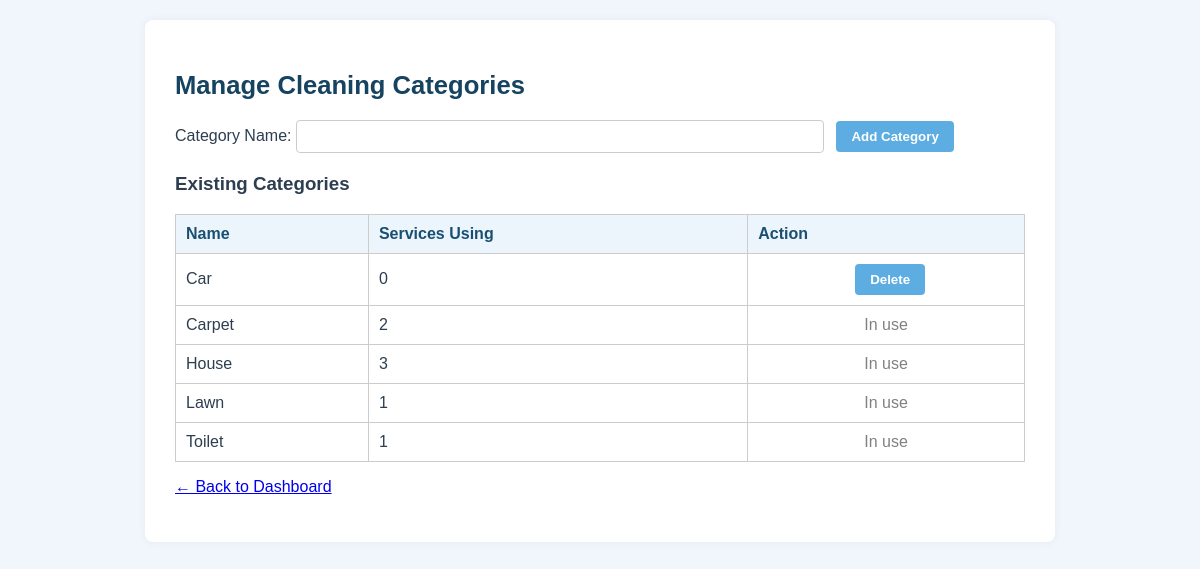
The page /boundary/manage_categories.php (signed in) on the database as committed earlier.
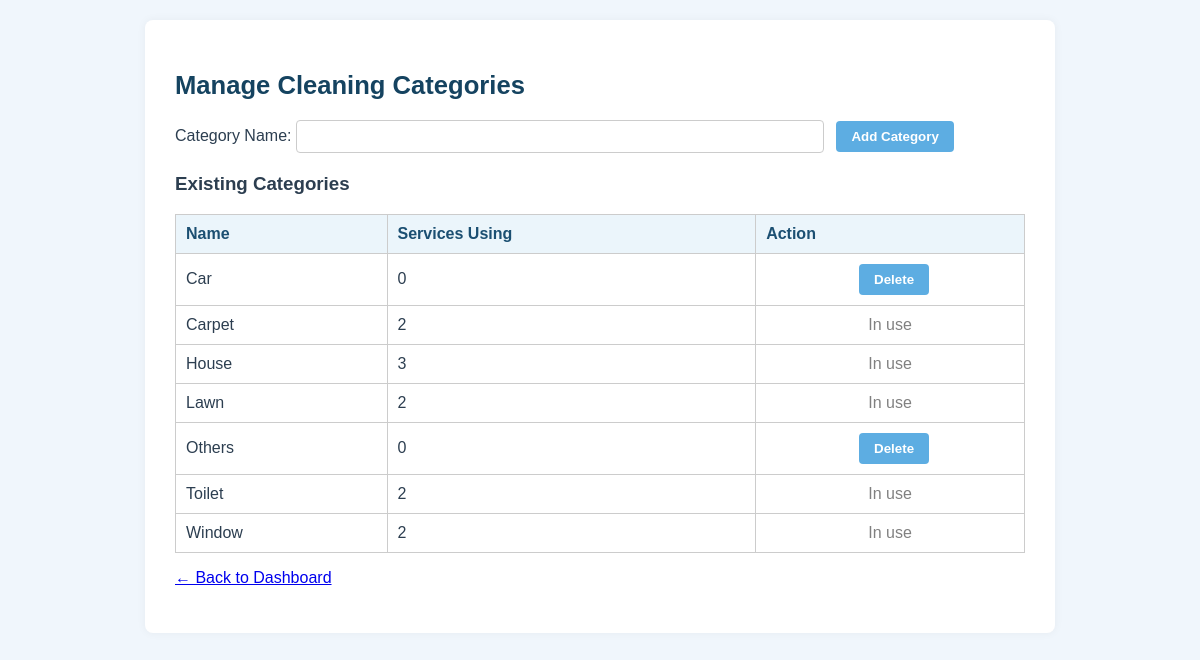
The same page on the database as committed later.
### tables this page shows
CREATE TABLE IF NOT EXISTS `categories` (
  `id` int NOT NULL AUTO_INCREMENT,
  `name` varchar(50) NOT NULL,
  PRIMARY KEY (`id`),
  UNIQUE KEY `name` (`name`)
);

### entity/Category.php (called while the page is built, shortened)
<?php
class Category {
	public static function getAllWithServiceCount($pdo) {
        $stmt = $pdo->query("
            SELECT c.*,
            (SELECT COUNT(*) FROM services s WHERE s.category_id = c.id) AS service_count
            FROM categories c ORDER BY c.name ASC
        ");
        return $stmt->fetchAll();
    }
}

### control/PlatformController.php (called while the page is built, shortened)
<?php
require_once '../entity/Category.php';
require_once '../entity/Report.php';
class PlatformController {
    public static function getAllCategoriesWithServiceCount() {
        global $pdo;
        return Category::getAllWithServiceCount($pdo);
    }
}

### boundary/manage_categories.php (the view, shortened to what this page needs)
<?php
require_once '../config/db.php';
require_once '../control/PlatformController.php';
$categories = PlatformController::getAllCategoriesWithServiceCount();
?>
<!DOCTYPE html>
<html>
<head>
    <link rel="stylesheet" href="../css/manage_categories.css">
</head>
<body>
<div class="container">
    <h2>Manage Cleaning Categories</h2>
    <form method="post">
        <label>Category Name:</label>
        <input type="text" name="category_name" required>
        <button type="submit">Add Category</button>
    </form>
    <h3>Existing Categories</h3>
    <?php if (!empty($categories)): ?>
        <table>
            <tr>
                <th>Name</th>
                <th>Services Using</th>
                <th>Action</th>
            </tr>
            <?php foreach ($categories as $cat): ?>
                <tr>
                    <td><?= htmlspecialchars($cat['name']) ?></td>
                    <td><?= $cat['service_count'] ?></td>
                    <td>
                        <?php if ($cat['service_count'] == 0): ?>
                            <form method="post" class="inline">
                                <button type="submit" onclick="return confirm('Delete this category?')">Delete</button>
                            </form>
                        <?php else: ?>
                            <span style="color: gray;">In use</span>
                        <?php endif; ?>
                    </td>
                </tr>
            <?php endforeach; ?>
        </table>
    <?php else: ?>
        <p class="alert">No categories found.</p>
    <?php endif; ?>
    <p><a href="dashboard_platform.php">← Back to Dashboard</a></p>
</div>
</body>
</html>

Rows that differ between the two databases and show on the page:
computed for categories "Lawn": service_count "1" → "2"
added categories: name "Others", service_count "0"
computed for categories "Toilet": service_count "1" → "2"
added categories: name "Window", service_count "2", shows "In use"
